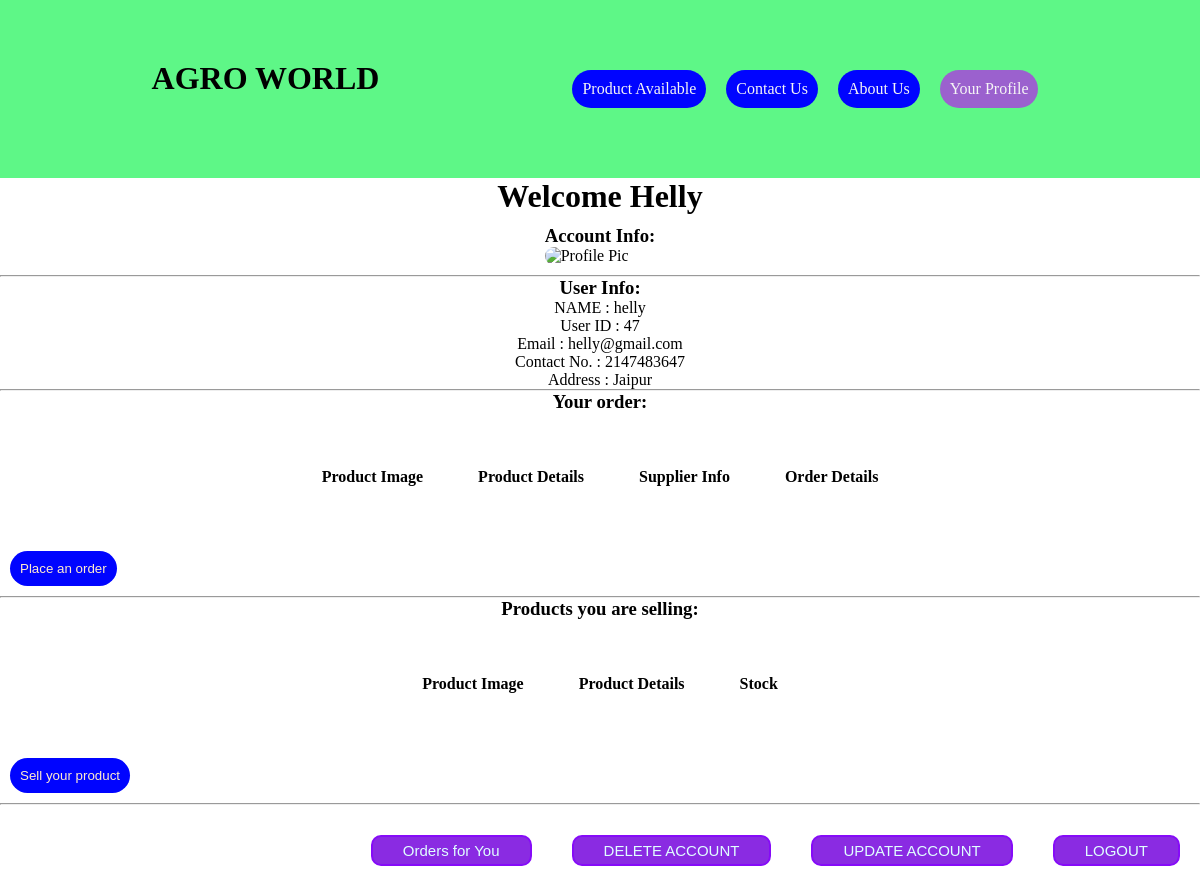
Page /profile.php (signed in) on the committed database.
### tables this page shows
CREATE TABLE `user` (
  `user_id` int(10) NOT NULL,
  `fname` varchar(100) NOT NULL,
  `lname` varchar(40) DEFAULT NULL,
  `contact_no` int(12) NOT NULL,
  `email` varchar(30) NOT NULL,
  `address` varchar(70) DEFAULT NULL,
  `id_admin` int(10) NOT NULL DEFAULT 1010,
  `id_role` int(10) DEFAULT NULL,
  `profile_image` varchar(255) DEFAULT 'images/avatar.jpeg'
);

### profile.php (the view, shortened to what this page needs)
<?php
    include 'connection.php';
    $userid = $_SESSION['user_id'];
    $sql = "SELECT * FROM `project`.`user` WHERE user_id= '$userid';";
$query=mysqli_query($con,$sql);
$row=mysqli_fetch_array($query);
?>
<!DOCTYPE html>
<html lang="en">
<head>
    <link rel="stylesheet" href="profile.css">
</head>
<body>
    <?php include 'menu.php'; ?>
    <div class="head">
        <h1>Welcome
            <?php  echo ($row['fname'])." ".($row['lname']); ?>
        </h1>
    </div>
    <div class="accountinfo">
        <div class="box">
            <div class="left">
            <h3>Account Info:</h3>
                <img src="<?php  echo $row['profile_image'];?>" alt="Profile Pic" width="100px" height="100px" style="border-radius:30px">
            </div>
        </div>
    </div>
    <div class="userinfo">
        <hr>
        <h3>User Info:</h3>
        <div class="right">
                NAME        :
                <?php  echo ($row['fname'])." ".($row['lname']); ?><br>
                User ID     : <?php  echo ($row['user_id']);?><br>
                Email :
                <?php  echo ($row['email']);?><br>
                Contact No. :
                <?php  echo ($row['contact_no']); ?><br>
                Address     :
            <?php echo $row['address'];?><br>
            <hr>
        </div>
    </div>
    <h3 style="text-align:center;">Your order:</h3>
    <div class="order">
    <div class="ordertable">
        <table class="order"  cellspacing="20">
            <thead>
                <th>Product Image</th>
                <th>Product Details</th>
                <th>Supplier Info</th>
                <th>Order Details</th>
            </thead>
        </table>
    </div>
        <div class="linkbtn"> <button ><a href="products.php">Place an order</a></button></div>
        <hr>
    </div>
    <div class="products">
        <h3 style="text-align:center;">Products you are selling:</h3>
        <div class="sellingproduct">
<div class="selltable">
    <table class="sell"  cellspacing="20">
        <thead>
            <th>Product Image</th>
            <th>Product Details</th>
            <th>Stock</th>
        </thead>
    </table>
</div>
       <div class="linkbtn"> <button ><a href="sellproduct.php">Sell your product</a></button></div>
        <hr>
    </div>
    <div class="btns">
    <button onclick="window.location.href = 'ordersforme.php'">Orders for You</button>
        <button onclick=delete_query()>DELETE ACCOUNT</button>
        <button onclick=update_query()>UPDATE ACCOUNT</button>
        <button onclick="window.location.href = 'logout.php'">LOGOUT</button>
    </div>
</body>
</html>

### profile.css (style rules this page uses)
* { margin: 0px; padding: 0px; }
h1 { text-align: center; text-transform: capitalize; }
.accountinfo { display: flex; flex-direction: row; flex-wrap: wrap; justify-content: center; }
.accountinfo .box { display: flex; flex-direction: row; flex-wrap: wrap; padding: 10px; }
.userinfo { text-align: center; }
.btns { display: flex; justify-content: end; flex-wrap: wrap; }
.btns button { background: blueviolet; outline: none; border: 2px solid rgb(134, 11, 248); border-radius: 10px; margin-top: 30px; margin-bottom: 20px; padding: 5px 30px; font-size: 15px; color: lightcyan; margin-left:20px ; margin-right: 20px; }
.linkbtn button { background-color: blue; color: white; text-decoration: none; margin: 10px; outline: none; border: none; color: whitesmoke; padding: 10px; border-radius: 20px; background-color: rgb(0, 4, 255); display: flex; justify-content: end; }
.linkbtn a { color: blanchedalmond; text-decoration: none; }
table { display: block; margin-left: auto; margin-right: auto; border-collapse: separate; border-spacing: 0 1em; }
table, th, td { padding: 20px; }
table { border-spacing: 15px; }
.ordertable { display: flex; align-content: center; }
.selltable { display: flex; align-content: center; }
.selltable table { display: block; margin-left: auto; margin-right: auto; border-collapse: separate; border-spacing: 0 1em; }
.selltable table, th, td { padding: 20px; }
.selltable table { border-spacing: 15px; }

### menustyle.css (style rules this page uses)
* { margin: 0px; padding: 0px; }

### rows in the picture
user: lname "Helly", lname "helly", user_id "47", email "helly@gmail.com", contact_no "2147483647", address "Jaipur"
